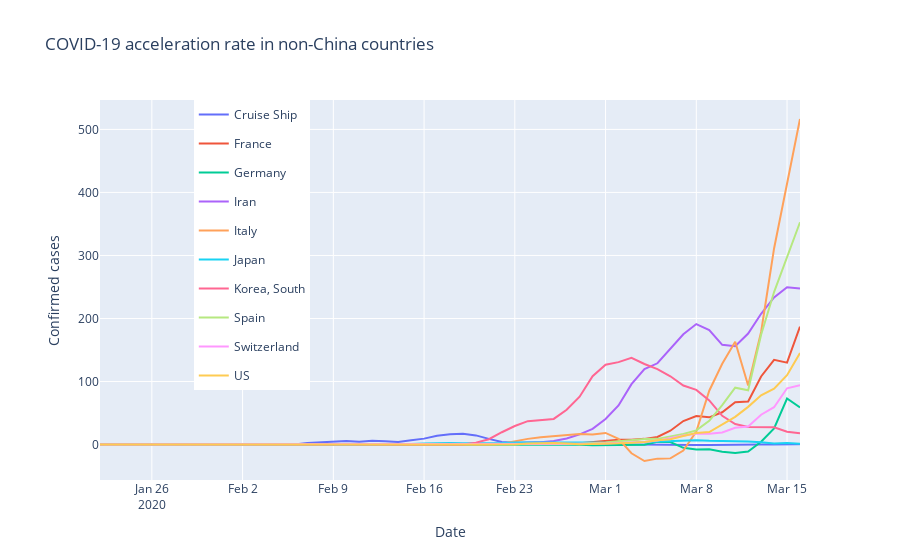

Notebook code cell kept with this figure:
### Code cell
layout = go.Layout(title="COVID-19 acceleration rate in non-China countries", margin={"l": 100, "r": 100},
                   colorway=["#287D95", "#EF533B"], legend={"x": 0.7, "y": 1, 'orientation': "h"},
                   yaxis={'title': 'Confirmed cases'},
                   yaxis2={'title': 'Growth/Accel rate in cases', 'overlaying': 'y', 'side': 'right', "showgrid": False},
                   xaxis={"title": "Date"},
                   height=1000)

fig = go.Figure(data=traces_acceleration, layout=layout)
fig.show()
